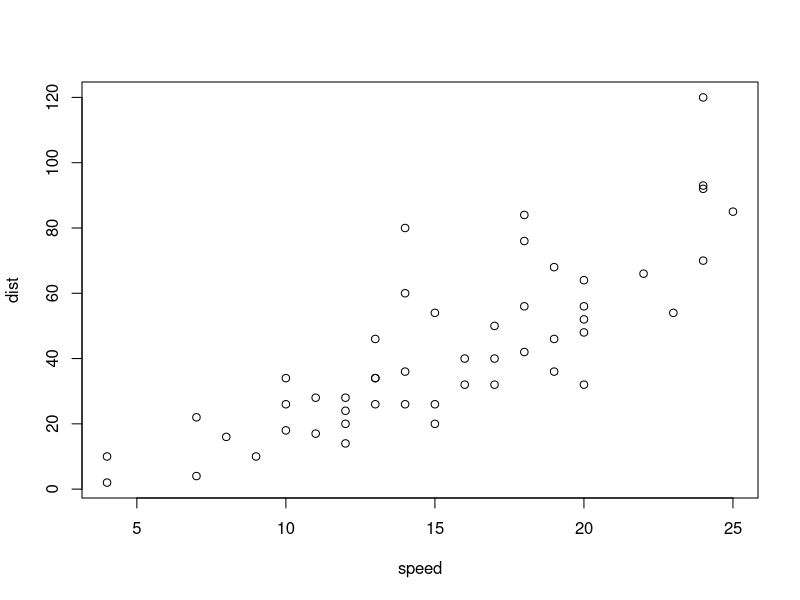
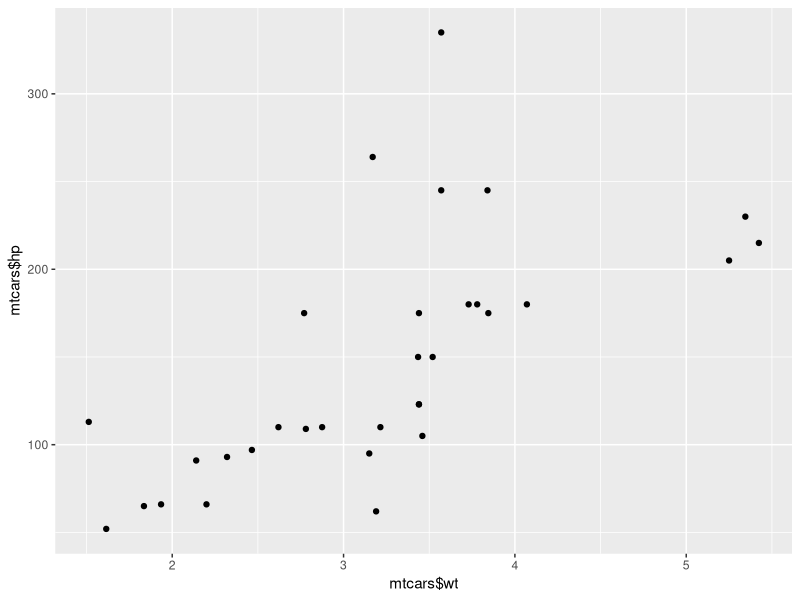

Reproduce these figures in R, in order.
## ---- chunk 1
plot(cars)
## ---- chunk 2
pow_two = function(x, print_info = TRUE){
  y = x^2
  if(print_info){
    print(paste(x,"to the power two equals", y))
  }
  return(y)
  
}
result = pow_two(3)
result
## ---- chunk 3
pow_two = function(x){
  y = x^2
  return(y) 
}
pow_two(4)
## ---- chunk 4
triple = function(x){
  x = 3*x
  x
}
a=-5
triple(a)
a
## ---- chunk 5
lindkedin = c(16,13,5,2,17,14)
interpret = function(num_views){
  if(num_views >15){
    print("You're popular!")
    return(num_views)
  }else{
  print("Try to be more visible")
  return(0)
  }
}
interpret(lindkedin[1])

intepret_all = function(views, return_sum = TRUE){
  count  = 0 
  for(v in views){
    count = count+interpret(v)
  }
  if(return_sum){
    return(count)
  }else{
    return(NULL)
  }
}
intepret_all(lindkedin)
## ---- chunk 6
library(ggplot2)

qplot(mtcars$wt, mtcars$hp)
## ---- chunk 7
temp <- list(c(3,7,9,6,1), c(6,9,12,13,5), c(4,8,3,-1,-3), c(1,4,7,2,-2), c(5,7,9,4,2), c(-3,5,8,9,4), c(3,6,9,4,1))

select = function(x){
  print(sum(x))
}
#lapply(temp, min)
list = lapply(temp,select)
list

